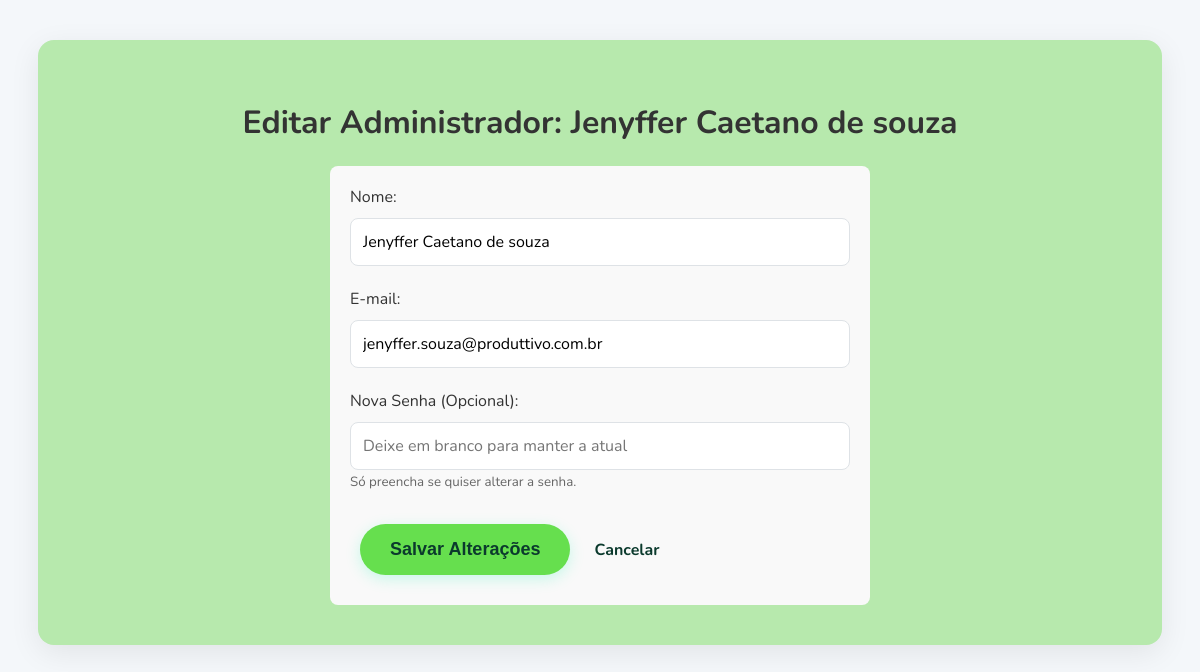
The app's page /admin/edit_admin/2 (signed in) with its own data.
### app/models.py (models this page shows, shortened)
class Administrador(db.Model):
    id = db.Column(db.Integer, primary_key=True)
    nome = db.Column(db.String(100), nullable=False)
    email = db.Column(db.String(120), unique=True, nullable=False)
    senha_hash = db.Column(db.String(256), nullable=False)

### app/routes/admin.py (the view, shortened to what this page needs)
@admin_bp.route('/edit_admin/<int:admin_id>', methods=['GET', 'POST'])
def editar_admin(admin_id):
    if not session.get('admin_logged_in'): return redirect(url_for('admin.pagina_admin'))
    admin = Administrador.query.get_or_404(admin_id)
    return render_template('edit_admin.html', admin=admin)

### app/templates/edit_admin.html (shortened to what this page needs)
{% extends 'base.html' %}
{% block content %}
<div class="dashboard-container">
    <h1>Editar Administrador: {{ admin.nome }}</h1>
    <form method="post" style="text-align: left; max-width: 500px; margin: auto; background-color: #f9f9f9; padding: 20px; border-radius: 8px;">
        <label for="nome">Nome:</label><br>
        <input type="text" name="nome" style="width: 100%;" value="{{ admin.nome }}" required><br><br>
        <label for="email">E-mail:</label><br>
        <input type="email" name="email" style="width: 100%;" value="{{ admin.email }}" required><br><br>
        <label for="senha">Nova Senha (Opcional):</label><br>
        <input type="password" name="senha" style="width: 100%;" placeholder="Deixe em branco para manter a atual"><br>
        <small style="color: #666;">Só preencha se quiser alterar a senha.</small><br><br>
        <button type="submit" class="btn">Salvar Alterações</button>
        <a href="{{ url_for('admin.pagina_admin') }}" style="margin-left: 10px;">Cancelar</a>
    </form>
</div>
{% endblock %}

### app/static/css/style.css (style rules this page uses)
:root { --cor-primaria: #0B3A2D; --cor-acento: #66df4e; --cor-acento-hover: #00D294; --cor-fundo: #f4f7fa; --cor-texto: #333333; --cor-texto-claro: #ffffff; --cor-borda: #dee2e6; }
body { font-family: 'Nunito', sans-serif; background-color: var(--cor-fundo); color: var(--cor-texto); margin: 0; padding: 20px; }
.btn { display: inline-block; text-decoration: none; background-color: var(--cor-acento); color: var(--cor-primaria); font-weight: 800; padding: 15px 30px; margin: 10px; border-radius: 50px; font-size: 18px; transition: all 0.3s ease; border: none; cursor: pointer; box-shadow: 0 4px 15px rgba(0, 245, 171, 0.2); }
a { color: var(--cor-primaria); font-weight: 700; text-decoration: none; }
.login-container, .dashboard-container, .ranking-container, .quiz-container { background: rgb(183, 233, 173); padding: 40px; border-radius: 16px; box-shadow: 0 8px 30px rgba(0, 0, 0, 0.08); text-align: center; width: 90%; }
input[type="password"], input[type="text"], input[type="number"], input[type="email"], input[type="date"], input[type="month"], textarea, select { padding: 12px; margin-top: 10px; width: 100%; border: 1px solid var(--cor-borda); border-radius: 8px; font-family: 'Nunito', sans-serif; font-size: 16px; box-sizing: border-box; }

### records on screen
Administrador: nome "Jenyffer Caetano de souza", email "jenyffer.souza@produttivo.com.br"
